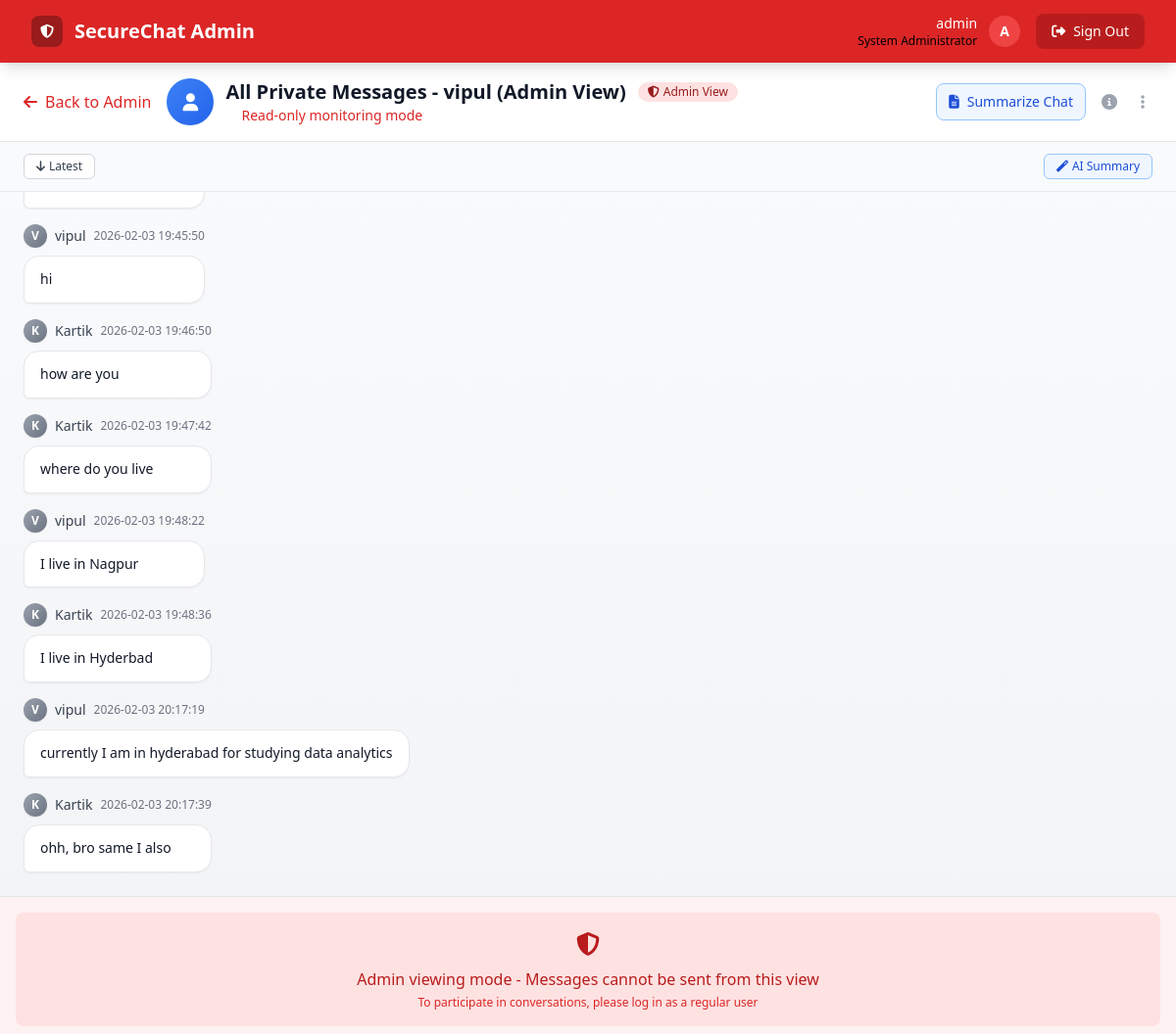
The app's page /chat/private/12 (signed in) with its own data.
### tables this page shows
CREATE TABLE messages (
    id INTEGER PRIMARY KEY AUTOINCREMENT,
    sender_id INTEGER NOT NULL,
    recipient_id INTEGER NULL,
    group_id INTEGER NULL,
    message_text TEXT,
    media_filename TEXT NULL,
    media_type TEXT NULL,
    message_type TEXT CHECK(message_type IN ('private', 'group')) NOT NULL,
    created_at TIMESTAMP DEFAULT CURRENT_TIMESTAMP,
    FOREIGN KEY (sender_id) REFERENCES users (id),
    FOREIGN KEY (recipient_id) REFERENCES users (id),
    FOREIGN KEY (group_id) REFERENCES groups (id) ON DELETE CASCADE
);

CREATE TABLE users (
    id INTEGER PRIMARY KEY AUTOINCREMENT,
    username TEXT UNIQUE NOT NULL,
    email TEXT UNIQUE NOT NULL,
    password_hash TEXT NOT NULL,
    is_blocked INTEGER DEFAULT 0,
    created_at TIMESTAMP DEFAULT CURRENT_TIMESTAMP
);

### app.py (the view, shortened to what this page needs)
@app.route('/chat/<chat_type>/<int:chat_id>')
@login_or_admin_required
def chat(chat_type, chat_id):
    if 'user_id' in session:
        blocked_check = check_user_blocked_if_user()
        if blocked_check:
            return blocked_check
    conn = get_db_connection()
    is_admin = 'admin_id' in session
    current_user_id = session.get('user_id') if not is_admin else None
    if chat_type == 'private':
        if is_admin:
            messages = conn.execute('''
                SELECT m.*, u.username as sender_username
                FROM messages m
                JOIN users u ON m.sender_id = u.id
                WHERE message_type = 'private'
                AND (recipient_id = ? OR sender_id = ?)
                ORDER BY created_at ASC
            ''', (chat_id, chat_id)).fetchall()
            other_user = conn.execute(
                'SELECT id, username FROM users WHERE id = ?', (chat_id,)
            ).fetchone()
            if not other_user:
                flash('User not found!')
                conn.close()
                return redirect(url_for('admin_dashboard'))
            chat_info = {
                'type': 'private',
                'id': chat_id,
                'name': f"All Private Messages - {other_user['username']} (Admin View)",
                'can_write': False,  # Admin viewing mode, cannot send messages
                'is_admin_view': True
            }
    conn.close()
    return render_template('chat.html', messages=messages, chat_info=chat_info)

### app.py (called while the page is built)
def get_db_connection():
    conn = sqlite3.connect('chat.db')
    conn.row_factory = sqlite3.Row
    return conn

def login_or_admin_required(f):
    @wraps(f)
    def decorated_function(*args, **kwargs):
        if 'user_id' not in session and 'admin_id' not in session:
            flash('Please log in to access this page.')
            return redirect(url_for('login'))
        return f(*args, **kwargs)
    return decorated_function

### templates/chat.html (shortened to what this page needs)
{% extends "base.html" %}
{% block content %}
<div class="h-screen flex flex-col bg-white pb-12">
    <div class="flex-shrink-0 bg-white border-b border-gray-200 px-6 py-4 shadow-sm">
        <div class="flex items-center justify-between">
            <div class="flex items-center space-x-4">
                {% if chat_info.is_admin_view %}
                    <a href="{{ url_for('admin_groups') if chat_info.type == 'group' else url_for('admin_dashboard') }}"
                       class="inline-flex items-center text-admin-600 hover:text-admin-700 transition-colors duration-200 group">
                        <i class="fas fa-arrow-left mr-2 group-hover:-translate-x-1 transition-transform duration-200"></i>
                        <span class="hidden sm:inline font-medium">Back to Admin</span>
                    </a>
                {% endif %}
                <div class="flex items-center space-x-3">
                    <div class="relative">
                        <div class="w-12 h-12 rounded-full flex items-center justify-center {% if chat_info.type == 'private' %}bg-gradient-to-br from-primary-500 to-primary-600{% else %}bg-gradient-to-br from-purple-500 to-purple-600{% endif %} shadow-sm">
                            {% if chat_info.type == 'private' %}
                                <i class="fas fa-user text-white text-lg"></i>
                            {% else %}
                                <i class="fas fa-users text-white text-lg"></i>
                            {% endif %}
                        </div>
                    </div>
                    <div>
                        <h1 class="text-xl font-bold text-gray-900 flex items-center">
                            {{ chat_info.name }}
                            {% if chat_info.is_admin_view %}
                                <span class="ml-3 inline-flex items-center px-2.5 py-0.5 rounded-full text-xs font-medium bg-admin-100 text-admin-800">
                                    <i class="fas fa-shield-alt mr-1"></i>Admin View
                                </span>
                            {% endif %}
                        </h1>
                        <div class="flex items-center space-x-2 text-sm">
                            {% if chat_info.is_admin_view %}
                                <span class="flex items-center text-admin-600">
                                    <div class="w-2 h-2 bg-admin-400 rounded-full mr-2"></div>
                                    Read-only monitoring mode
                                </span>
                            {% else %}
                                <span class="flex items-center text-green-600">
                                    <div class="w-2 h-2 bg-green-400 rounded-full mr-2 animate-pulse"></div>
                                    Online now
                                </span>
                            {% endif %}
                        </div>
                    </div>
                </div>
            </div>
            <div class="flex items-center space-x-2">
                <a href="{{ url_for('summarize_chat_page', chat_type=chat_info.type, chat_id=chat_info.id) }}"
                   class="inline-flex items-center px-3 py-2 border border-blue-300 rounded-lg text-sm font-medium text-blue-700 bg-blue-50 hover:bg-blue-100 transition-colors duration-200">
                    <i class="fas fa-file-alt mr-2"></i>
                    Summarize Chat
                </a>
                <button onclick="toggleChatInfo()"
                        class="p-2 text-gray-400 hover:text-gray-600 rounded-lg hover:bg-gray-100 transition-colors duration-200"
                        title="Chat information">
                    <i class="fas fa-info-circle"></i>
                </button>
                <div class="relative">
                    <button onclick="toggleChatMenu()"
                            class="p-2 text-gray-400 hover:text-gray-600 rounded-lg hover:bg-gray-100 transition-colors duration-200"
                            title="More options">
                        <i class="fas fa-ellipsis-v"></i>
                    </button>
                </div>
            </div>
        </div>
    </div>
    <div class="flex-shrink-0 bg-gray-50 border-b border-gray-200 px-6 py-3">
        <div class="flex items-center justify-between">
            <div class="flex items-center space-x-3">
                <button onclick="scrollToBottom()"
                        class="inline-flex items-center px-3 py-1 border border-gray-300 rounded-md text-xs font-medium text-gray-700 bg-white hover:bg-gray-50 transition-colors duration-200">
                    <i class="fas fa-arrow-down mr-1"></i>
                    Latest
                </button>
            </div>
            <div class="flex items-center space-x-2">
                <a href="{{ url_for('summarize_chat_page', chat_type=chat_info.type, chat_id=chat_info.id) }}"
                   class="inline-flex items-center px-3 py-1 border border-blue-300 rounded-md text-xs font-medium text-blue-700 bg-blue-50 hover:bg-blue-100 transition-colors duration-200">
                    <i class="fas fa-magic mr-1"></i>
                    AI Summary
                </a>
            </div>
        </div>
    </div>
    <div id="messages-container" class="flex-1 min-h-0 overflow-y-auto p-6 space-y-4 bg-gradient-to-b from-gray-50 to-gray-100">
        {% if messages %}
            {% for message in messages %}
                <div class="message-item animate-fadeIn {% if message.sender_id == session.user_id and not chat_info.is_admin_view %}flex justify-end{% else %}flex justify-start{% endif %}"
                     data-message-id="{{ message.id }}">
                    <div class="max-w-xs lg:max-w-md xl:max-w-lg">
                        {% if message.sender_id != session.user_id or chat_info.is_admin_view %}
                            <div class="flex items-center space-x-2 mb-2">
                                <div class="w-6 h-6 bg-gradient-to-br from-gray-400 to-gray-500 rounded-full flex items-center justify-center shadow-sm">
                                    <span class="text-white text-xs font-bold">
                                        {{ message.sender_username[0].upper() }}
                                    </span>
                                </div>
                                <span class="text-sm font-medium text-gray-700">{{ message.sender_username }}</span>
                                <time class="text-xs text-gray-500">{{ message.created_at.split('.')[0] if message.created_at else 'Unknown' }}</time>
                            </div>
                        {% endif %}
                        <div class="relative group">
                            <div class="{% if message.sender_id == session.user_id and not chat_info.is_admin_view %}bg-gradient-to-r from-primary-500 to-primary-600 text-white rounded-l-2xl rounded-tr-2xl rounded-br-md shadow-lg{% else %}bg-white text-gray-900 rounded-r-2xl rounded-tl-2xl rounded-bl-md border border-gray-200 shadow-sm{% endif %} px-4 py-3 hover:shadow-md transition-shadow duration-200">
                                {% if message.message_text %}
                                    <p class="text-sm leading-relaxed whitespace-pre-wrap">{{ message.message_text }}</p>
                                {% endif %}
                            </div>
                        </div>
                    </div>
                </div>
            {% endfor %}
        {% endif %}
    </div>
    {% if chat_info.can_write and not chat_info.is_admin_view %}
    <div class="flex-shrink-0 bg-white border-t border-gray-200 p-4">
        <form method="POST" action="{{ url_for('send_message') }}" enctype="multipart/form-data"
              class="space-y-4" onsubmit="handleSendMessage(event)">
            <input type="hidden" name="chat_type" value="{{ chat_info.type }}">
            <input type="hidden" name="chat_id" value="{{ chat_info.id }}">
            <div id="replyPreview" class="hidden bg-gray-50 border-l-4 border-primary-500 p-3 rounded-r-lg">
                <div class="flex items-center justify-between">
                    <div class="flex items-center space-x-2">
                        <i class="fas fa-reply text-primary-500"></i>
                        <span class="text-sm text-gray-600">Replying to:</span>
                        <span id="replyText" class="text-sm font-medium text-gray-900"></span>
                    </div>
                    <button type="button" onclick="cancelReply()" class="text-gray-400 hover:text-gray-600">
                        <i class="fas fa-times"></i>
                    </button>
                </div>
            </div>
            <div class="flex items-end space-x-3">
                <div class="flex-1">
                    <div class="relative">
                        <textarea name="message_text"
                                  id="messageInput"
                                  rows="1"
                                  placeholder="Type your message..."
                                  class="block w-full px-4 py-3 pr-20 border border-gray-300 rounded-2xl resize-none focus:outline-none focus:ring-2 focus:ring-primary-500 focus:border-primary-500 transition-colors duration-200 bg-gray-50 hover:bg-white"
                                  onkeydown="handleKeyDown(event)"
                                  oninput="autoResize(this)"></textarea>
                        <div class="absolute bottom-2 right-2 flex items-center space-x-1">
                            <button type="button"
                                    onclick="toggleEmojiPicker()"
                                    class="p-2 text-gray-400 hover:text-primary-500 rounded-full hover:bg-gray-100 transition-colors duration-200"
                                    title="Add emoji">
                                <i class="fas fa-smile"></i>
                            </button>
                            <button type="button"
                                    onclick="document.getElementById('fileInput').click()"
                                    class="p-2 text-gray-400 hover:text-primary-500 rounded-full hover:bg-gray-100 transition-colors duration-200"
                                    title="Attach file">
                                <i class="fas fa-paperclip"></i>
                            </button>
                        </div>
                    </div>
                    <input type="file"
                           id="fileInput"
                           name="media_file"
                           accept=".png,.jpg,.jpeg,.gif,.mp4,.mov,.avi,.pdf,.doc,.docx,.txt"
                           class="hidden"
                           onchange="handleFileSelect(this)">
                    <div id="filePreview" class="mt-2 hidden">
                        <div class="flex items-center space-x-2 p-3 bg-blue-50 rounded-lg border border-blue-200">
                            <i id="fileIcon" class="fas fa-file text-blue-500"></i>
                            <div class="flex-1">
                                <span id="fileName" class="text-sm text-gray-700 font-medium"></span>
                                <div id="fileSize" class="text-xs text-gray-500"></div>
                            </div>
                            <button type="button" onclick="clearFile()"
                                    class="text-red-500 hover:text-red-700 p-1 rounded-full hover:bg-red-50 transition-colors duration-200">
                                <i class="fas fa-times"></i>
                            </button>
                        </div>
                    </div>
                </div>
                <button type="submit"
                        id="sendButton"
                        class="inline-flex items-center justify-center w-12 h-12 bg-gradient-to-r from-primary-500 to-primary-600 text-white rounded-full hover:from-primary-600 hover:to-primary-700 focus:outline-none focus:ring-2 focus:ring-offset-2 focus:ring-primary-500 transition-all duration-200 disabled:opacity-50 disabled:cursor-not-allowed shadow-lg hover:shadow-xl transform hover:scale-105">
                    <i id="sendIcon" class="fas fa-paper-plane"></i>
                </button>
            </div>
            <div class="flex items-center justify-between text-xs text-gray-500">
                <span class="flex items-center">
                    <i class="fas fa-info-circle mr-1"></i>
                    Maximum file size: 16MB. Supported: Images, Videos, Documents
                </span>
                <div class="flex items-center space-x-2">
                    <span id="charCount" class="text-gray-400">0 characters</span>
                    <span class="text-gray-300">•</span>
                    <kbd class="px-2 py-1 bg-gray-100 border border-gray-300 rounded text-xs">Enter</kbd>
                    <span>to send</span>
                </div>
            </div>
        </form>
    </div>
    {% elif chat_info.is_admin_view %}
    <div class="flex-shrink-0 bg-admin-50 border-t border-admin-200 p-4">
        <div class="flex items-center justify-center text-admin-700 bg-admin-100 rounded-lg p-4">
            <div class="text-center">
                <i class="fas fa-shield-alt text-2xl mb-2"></i>
                <p class="font-medium">Admin viewing mode - Messages cannot be sent from this view</p>
                <p class="text-xs text-admin-600 mt-1">
                    To participate in conversations, please log in as a regular user
                </p>
            </div>
        </div>
    </div>
    {% endif %}
</div>
{% endblock %}

### templates/chat.html (style rules this page uses)
html, body { overflow: hidden; }

### records on screen
messages: username "V", sender_username "vipul", created_at "2026-02-03 19:45:50", message_text "hi"
messages: username "K", sender_username "Kartik", created_at "2026-02-03 19:46:50", message_text "how are you"
messages: username "K", sender_username "Kartik", created_at "2026-02-03 19:47:42", message_text "where do you live"
messages: username "V", sender_username "vipul", created_at "2026-02-03 19:48:22", message_text "I live in Nagpur"
messages: username "K", sender_username "Kartik", created_at "2026-02-03 19:48:36", message_text "I live in Hyderbad"
messages: username "V", sender_username "vipul", created_at "2026-02-03 20:17:19", message_text "currently I am in hyderabad for studying data analytics"
messages: username "K", sender_username "Kartik", created_at "2026-02-03 20:17:39", message_text "ohh, bro same I also"

### other values on screen
{{ session.admin_username or session.username }} "admin"
{{ (session.admin_username or session.username)[0].upper() }} "A"
{{ chat_info.name }} "All Private Messages - vipul (Admin View)"
